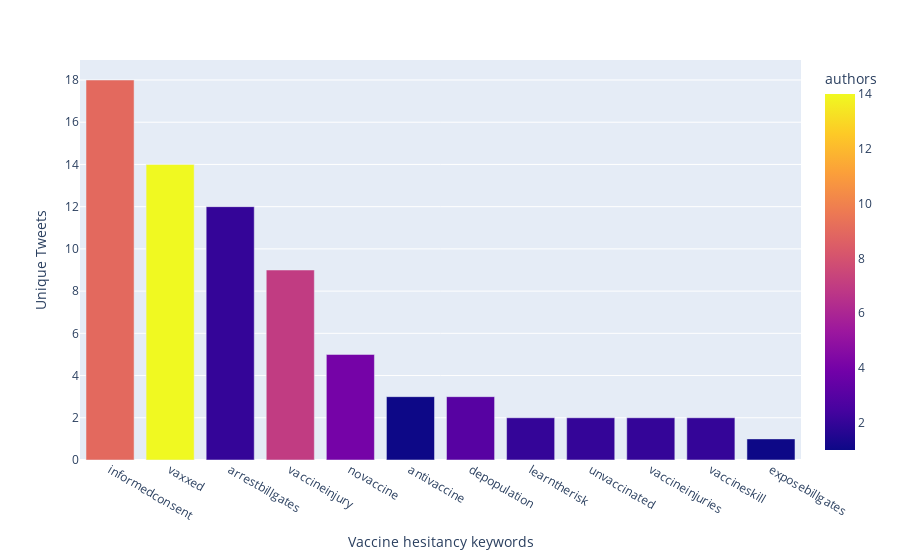

Notebook code for this chart:
### Code cell
vaxgpmd = mistextdf[mistextdf.avax_keyword.notna() & mistextdf.moderna] \
    .groupby(["avax_keyword"]).nunique().sort_values(["nodeID"],ascending=False).reset_index()
vaxgpmd

"Number of Tweets, and authors for vaccine hesitancy keywords (For Moderna)"

import plotly.express as px
fig = px.bar(vaxgpmd.rename(columns=dict(nodeID="tweets",nodeUserID="authors")),
              x="avax_keyword",y="tweets",color='authors')
fig = fig.update_layout(
                        legend_title="Legend")
fig = fig.update_xaxes(title_text='Vaccine hesitancy keywords')
fig = fig.update_yaxes(title_text='Unique Tweets')
fig.show()

### Figure 1 — Plotly figure (JSON) as saved in the notebook; plotly's stock layout.template omitted (floating-point values rounded to 4 significant figures)
{"data": [{"alignmentgroup": "True", "hovertemplate": "avax_keyword=%{x}<br>tweets=%{y}<br>authors=%{marker.color}<extra></extra>", "legendgroup": "", "marker": {"color": [9, 14, 2, 7, 4, 1, 3, 2, 2, 2, 2, 1], "coloraxis": "coloraxis", "pattern": {"shape": ""}}, "name": "", "offsetgroup": "", "orientation": "v", "showlegend": false, "textposition": "auto", "type": "bar", "x": ["informedconsent", "vaxxed", "arrestbillgates", "vaccineinjury", "novaccine", "antivaccine", "depopulation", "learntherisk", "unvaccinated", "vaccineinjuries", "vaccineskill", "exposebillgates"], "xaxis": "x", "y": [18, 14, 12, 9, 5, 3, 3, 2, 2, 2, 2, 1], "yaxis": "y"}], "layout": {"barmode": "relative", "coloraxis": {"colorbar": {"title": {"text": "authors"}}, "colorscale": [[0, "#0d0887"], [0.1111, "#46039f"], [0.2222, "#7201a8"], [0.3333, "#9c179e"], [0.4444, "#bd3786"], [0.5556, "#d8576b"], [0.6667, "#ed7953"], [0.7778, "#fb9f3a"], [0.8889, "#fdca26"], [1, "#f0f921"]]}, "legend": {"title": {"text": "Legend"}, "tracegroupgap": 0}, "margin": {"t": 60}, "xaxis": {"anchor": "y", "domain": [0, 1], "title": {"text": "Vaccine hesitancy keywords"}}, "yaxis": {"anchor": "x", "domain": [0, 1], "title": {"text": "Unique Tweets"}}}}
